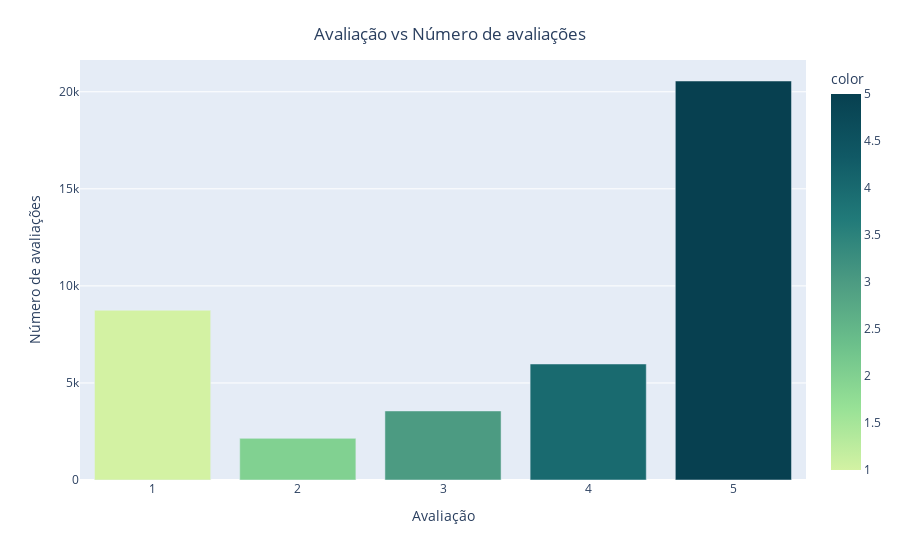

The cell this chart's notebook holds for it:
### Markdown cell above
## Distribuição dos dados entre as classes

### Code cell
fig = px.bar(x = np.unique(data_cat['label']),
             y = [list(data_cat['label']).count(i) for i in np.unique(data_cat['label'])],
             color = np.unique(data_cat['label']),
             color_continuous_scale = 'Emrld')
fig.update_xaxes(title = 'Avaliação')
fig.update_yaxes(title = 'Número de avaliações')
fig.update_layout(showlegend = True,
  title = {
    'text': 'Avaliação vs Número de avaliações',
    'y': 0.95,
    'x': 0.5,
    'xanchor': 'center',
    'yanchor': 'top'

  })
fig.show()

### Figure 1 — Plotly figure (JSON) as saved in the notebook; plotly's stock layout.template omitted (floating-point values rounded to 4 significant figures)
{"data": [{"alignmentgroup": "True", "hovertemplate": "x=%{x}<br>y=%{y}<br>color=%{marker.color}<extra></extra>", "legendgroup": "", "marker": {"color": [1, 2, 3, 4, 5], "coloraxis": "coloraxis", "pattern": {"shape": ""}}, "name": "", "offsetgroup": "", "orientation": "v", "showlegend": false, "textposition": "auto", "type": "bar", "x": [1, 2, 3, 4, 5], "xaxis": "x", "y": [8745, 2145, 3557, 5976, 20554], "yaxis": "y"}], "layout": {"barmode": "relative", "coloraxis": {"colorbar": {"title": {"text": "color"}}, "colorscale": [[0, "rgb(211, 242, 163)"], [0.1667, "rgb(151, 225, 150)"], [0.3333, "rgb(108, 192, 139)"], [0.5, "rgb(76, 155, 130)"], [0.6667, "rgb(33, 122, 121)"], [0.8333, "rgb(16, 89, 101)"], [1, "rgb(7, 64, 80)"]]}, "legend": {"tracegroupgap": 0}, "margin": {"t": 60}, "showlegend": true, "title": {"text": "Avaliação vs Número de avaliações", "x": 0.5, "xanchor": "center", "y": 0.95, "yanchor": "top"}, "xaxis": {"anchor": "y", "domain": [0, 1], "title": {"text": "Avaliação"}}, "yaxis": {"anchor": "x", "domain": [0, 1], "title": {"text": "Número de avaliações"}}}}
